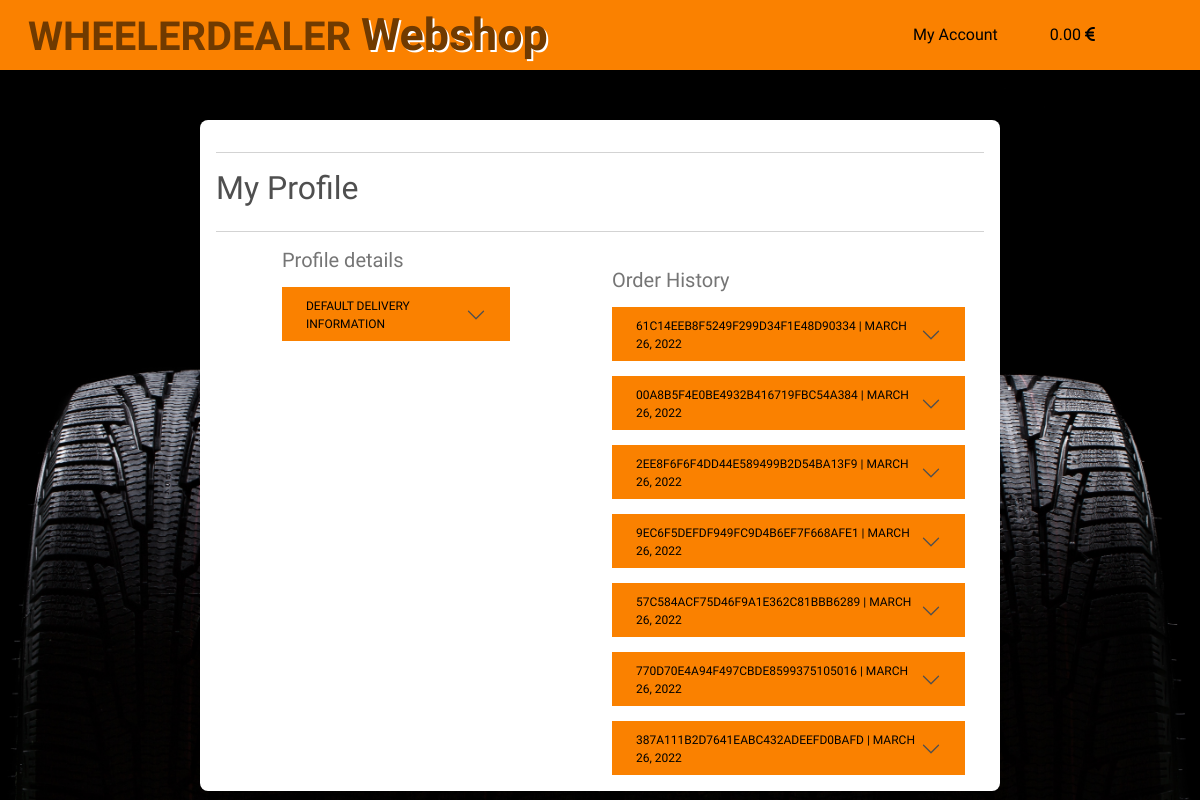
The page /profiles/ (signed in) on the database as committed earlier.
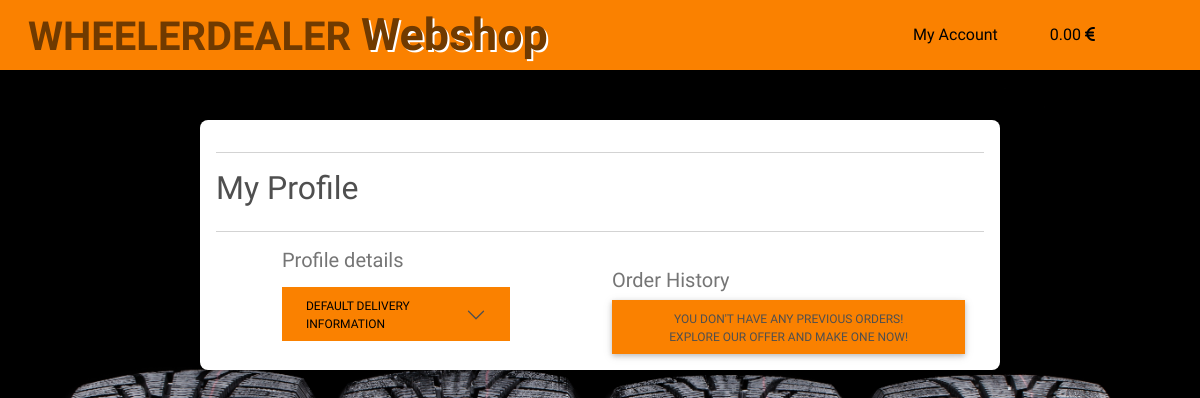
The same page on the database as committed later.
### checkout/models.py (models this page shows, shortened)
class Order(models.Model):
    order_number = models.CharField(max_length=32, null=False, editable=False)
    user_profile = models.ForeignKey(UserProfile, on_delete=models.SET_NULL,
                                     null=True, blank=True,
                                     related_name='orders')
    full_name = models.CharField(max_length=50, null=False, blank=False)
    email = models.EmailField(max_length=254, null=False, blank=False)
    phone_number = models.CharField(max_length=20, null=False, blank=False)
    country = CountryField(blank_label='Country *', null=False, blank=False)
    postcode = models.CharField(max_length=20, null=True, blank=True)
    town_or_city = models.CharField(max_length=40, null=False, blank=False)
    street_address1 = models.CharField(max_length=80, null=False, blank=False)
    street_address2 = models.CharField(max_length=80, null=True, blank=True)
    county = models.CharField(max_length=80, null=True, blank=True)
    date = models.DateTimeField(auto_now_add=True)
    order_total = models.DecimalField(max_digits=10, decimal_places=2, null=False, default=0)
    original_cart = models.TextField(null=False, blank=False, default="")
    stripe_pid = models.CharField(max_length=254, null=False, blank=False, default="")

### profiles/views.py (the view)
# urls.py: path('', views.profile, name='profile'),
@login_required
def profile(request):
    profile = get_object_or_404(UserProfile, user=request.user)
    if request.method == 'POST':
        form = UserProfileForm(request.POST, instance=profile)
        if form.is_valid():
            form.save()
            messages.success(request, 'Profile updated successfully')
        else:
            messages.error(request, 'Failed to update Yout profile. Please ensure the form is valid.')
    else:
        form = UserProfileForm(instance=profile)
    orders = profile.orders.all()
    template = 'profiles/profile.html'
    context = {
        'form': form,
        'orders': orders,
        'on_profile_page': True
    }
    return render(request, template, context)

### cart/contexts.py (called while the page is built, shortened)
def cart_content(request):
    cart_items = []
    order_total = 0
    product_count = 0
    total_product_count = 0
    delivery = order_total * 0.20
    cart = request.session.get('cart', {})
    context = {
        'cart_items': cart_items,
        'product_count': product_count,
        'order_total': order_total,
        'total_product_count': total_product_count,
        'delivery': delivery,
    }
    return context

### profiles/templates/profiles/profile.html (shortened to what this page needs)
{% extends "base.html" %}
{% load static %}
{% block extra_css %}
    <link rel="stylesheet" href="{% static 'css/sidebar.css' %}">
    <link rel="stylesheet" href="{% static 'css/topnav.css' %}">
    <link rel="stylesheet" href="{% static 'css/products.css' %}">
    <link rel="stylesheet" href="{% static 'css/cart.css' %}">
    <link rel="stylesheet" href="{% static 'css/checkout.css' %}">
    <link rel="stylesheet" href="{% static 'css/profile.css' %}">
{% endblock %}
{% block page_header %}
    <div class="container header-container">
    </div>
{% endblock %}
{% block content %}
<div class="col-sm-12 col-lg-10 offset-lg-1 col-xl-8 offset-xl-2 mt-2">
    <div class="card product-card-details mb-3 mt-3 pt-3 pb-3 px-3">
        <div class="row">
            <div class="col">
                <hr>
                <h2 class="logo-font mb-4">My Profile</h2>
                <hr>
            </div>
        </div>
        <div class="row">
            <div class="col-12 col-lg-10 offset-lg-1 col-xl-4 offset-xl-1" id="update-delivery-info">
                <h5 class="text-muted">Profile details</h5>
                <div class="accordion-item">
                    <p class="text-muted accordion-header" id="delivery-info">
                        <button
                            class="accordion-button btn rounded-0 collapsed"
                            type="button"
                            data-mdb-toggle="collapse"
                            data-mdb-target="#default-delivery-form"
                            aria-expanded="true"
                            aria-controls="default-delivery-form"
                            >
                            Default Delivery Information
                        </button>
                    </p>
                </div>
            </div>
            <div class="col-12 col-lg-10 offset-lg-1 col-xl-6 accordion" id="order-history-section">
                <h5 class="text-muted">Order History</h5>
                {% if orders %}
                    {% for order in orders %}
                    <div class="accordion-item">
                        <p class="text-muted accordion-header" id="number-{{ order.order_number|lower }}">
                            <button
                                class="accordion-button btn rounded-0 collapsed"
                                type="button"
                                data-mdb-toggle="collapse"
                                data-mdb-target="#details-{{ order.order_number|lower }}"
                                aria-expanded="false"
                                aria-controls="details-{{ order.order_number|lower }}"
                                >
                                {{ order.order_number }} | {{ order.date|date }}
                            </button>
                        </p>
                    </div>
                    {% endfor %}
                {% else %}
                    <a href="{% url 'products' %}"
                        class="btn bg-orange w-95 rounded-0">
                        You don't have any previous orders! <br>
                        Explore our offer and make one now!</a>
                {% endif %}
            </div>
        </div>
    </div>
</div>
{% endblock %}

Rows that differ between the two databases and show on the page:
removed Order: order_number "61C14EEB8F5249F299D34F1E48D90334", date "MARCH 26, 2022"
removed Order: order_number "00A8B5F4E0BE4932B416719FBC54A384", date "MARCH 26, 2022"
removed Order: order_number "2EE8F6F6F4DD44E589499B2D54BA13F9", date "MARCH 26, 2022"
removed Order: order_number "9EC6F5DEFDF949FC9D4B6EF7F668AFE1", date "MARCH 26, 2022"
removed Order: order_number "57C584ACF75D46F9A1E362C81BBB6289", date "MARCH 26, 2022"
removed Order: order_number "770D70E4A94F497CBDE8599375105016", date "MARCH 26, 2022"
removed Order: order_number "387A111B2D7641EABC432ADEEFD0BAFD", date "MARCH 26, 2022"
Other text that changed with them:
text now shown: "YOU DON'T HAVE ANY PREVIOUS ORDERS! EXPLORE OUR OFFER AND MAKE ONE NOW!"
